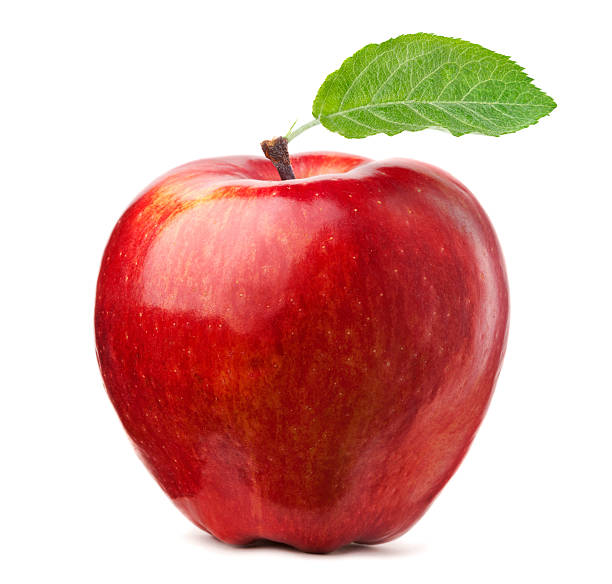
#> input picture workshops/apple.jpg, 612 x 584 px, found by its file name
$ python rotate_cv2.py
#> lines starting #> are read from the running program, lines starting #| are printed output that depends on the picture
# Copyright 2019 Google LLC
#
# Licensed under the Apache License, Version 2.0 (the "License");
# you may not use this file except in compliance with the License.
# You may obtain a copy of the License at
#
#     https://www.apache.org/licenses/LICENSE-2.0
#
# Unless required by applicable law or agreed to in writing, software
# distributed under the License is distributed on an "AS IS" BASIS,
# WITHOUT WARRANTIES OR CONDITIONS OF ANY KIND, either express or implied.
# See the License for the specific language governing permissions and
# limitations under the License.

import cv2
from matplotlib import pyplot as plt

# read in the image
image = cv2.imread('apple.jpg')
#> image is the input picture: shape (584, 612, 3); mean B, G, R 166.3, 173.4, 220.6

# rotate the image 180 degrees
rotate = cv2.flip(image, -1)
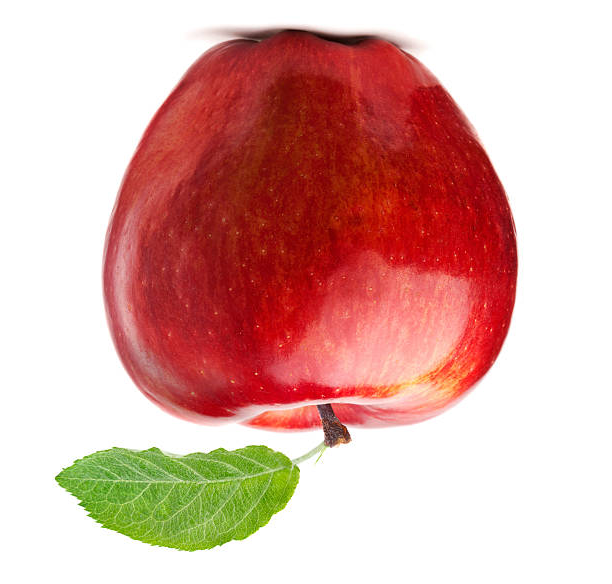
#> rotate: shape (584, 612, 3); mean B, G, R 166.3, 173.4, 220.6
plt.imshow(rotate)
